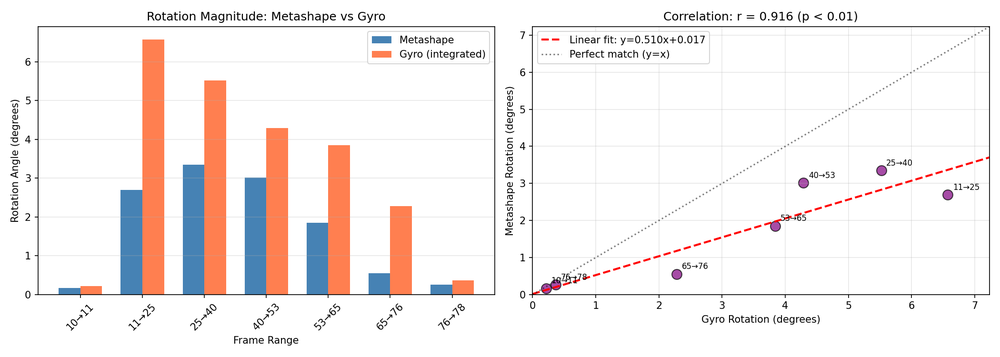
#> input picture 360_motion_from_sensors/gyro_metashape_correlation.png, 1000 x 357 px, shrunk from 2100 x 750 before the run
$ python -i motion_blur_detector.py   (imports and definitions only)   (older library calls are emulated)
#> lines starting #> are read from the running program, lines starting #| are printed output that depends on the picture; after the words box and inside, x2 and y2 are one past the last pixel; in counts of white or black regions, pixels touching at a corner belong together
#> further down, picture is the input picture: shape (357, 1000, 3); mean B, G, R 237.1, 238.2, 244.2
#!/usr/bin/env python3
"""
Motion Blur Detection Algorithms

Implements algorithms for detecting motion blur in images:
- Frequency Domain Analysis
- Edge Sharpness Analysis
- Blur Kernel Estimation
- Spectral Analysis
"""

import numpy as np
import cv2
from typing import Dict, Tuple
from scipy import ndimage
from scipy.fft import fft2, fftshift


class MotionBlurDetector:
    """Detects motion blur in images using multiple algorithms."""

    def __init__(self, verbose: bool = False):
        self.verbose = verbose

    def frequency_domain_blur(self, image: np.ndarray) -> float:
        """
        Detect blur using frequency domain analysis.

        Blurred images have less high-frequency content.

        Args:
            image: Input image (grayscale or color)

        Returns:
            Blur score (0-1, higher = more blurred)
        """
        # Convert to grayscale if needed
        if len(image.shape) == 3:
            gray = cv2.cvtColor(image, cv2.COLOR_BGR2GRAY)
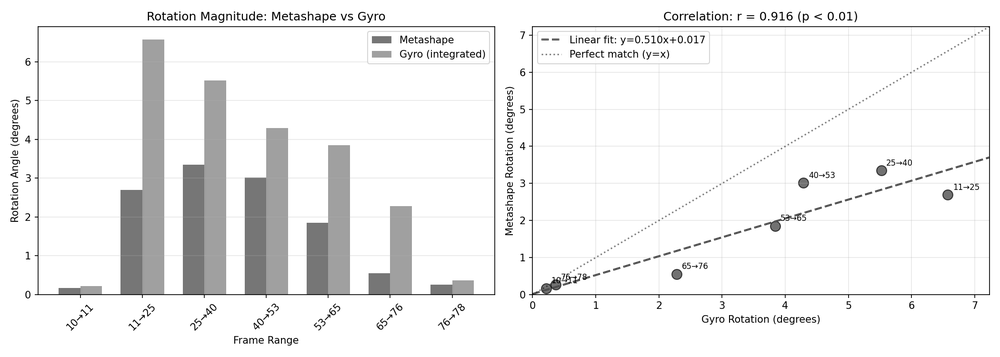
#> gray: shape (357, 1000); min 0, max 255, mean 239.9
        else:
            gray = image

        # Apply FFT
        f_transform = fft2(gray)
        f_shift = fftshift(f_transform)
        magnitude_spectrum = np.abs(f_shift)

        # Calculate center coordinates
        h, w = gray.shape
#> h = 357; w = 1000
        center_x, center_y = w // 2, h // 2
#> center_x = 500; center_y = 178

        # Create masks for different frequency regions
        y, x = np.ogrid[:h, :w]
#> y = 357 values from 0 to 356
        radius = np.sqrt((x - center_x)**2 + (y - center_y)**2)
        max_radius = min(h, w) // 2
#> max_radius = 178

        # Low frequency (center 20%)
        low_freq_mask = radius <= (max_radius * 0.2)
        # High frequency (outer 40%)
        high_freq_mask = radius >= (max_radius * 0.6)

        # Calculate energy in each region
        low_freq_energy = np.sum(magnitude_spectrum[low_freq_mask])
#> low_freq_energy = 478559160.6
        high_freq_energy = np.sum(magnitude_spectrum[high_freq_mask])
#> high_freq_energy = 2.53e+09
        total_energy = np.sum(magnitude_spectrum)
#> total_energy = 3.65e+09

        if total_energy == 0:
            return 1.0  # Maximum blur

        # Blur score based on frequency distribution
        low_freq_ratio = low_freq_energy / total_energy
#> low_freq_ratio = 0.131
        high_freq_ratio = high_freq_energy / total_energy
#> high_freq_ratio = 0.695

        # More blur = higher low freq ratio, lower high freq ratio
        blur_score = low_freq_ratio / (low_freq_ratio + high_freq_ratio + 1e-6)
#> blur_score = 0.159

        return min(blur_score * 2, 1.0)  # Amplify and cap at 1.0

    def edge_sharpness_analysis(self, image: np.ndarray) -> float:
        """
        Analyze edge sharpness to detect motion blur.

        Motion blur creates softer, wider edges.

        Args:
            image: Input image (grayscale or color)

        Returns:
            Blur score (0-1, higher = more blurred)
        """
        # Convert to grayscale if needed
        if len(image.shape) == 3:
            gray = cv2.cvtColor(image, cv2.COLOR_BGR2GRAY)
        else:
            gray = image

        # Detect edges using Canny
        edges = cv2.Canny(gray, 50, 150)
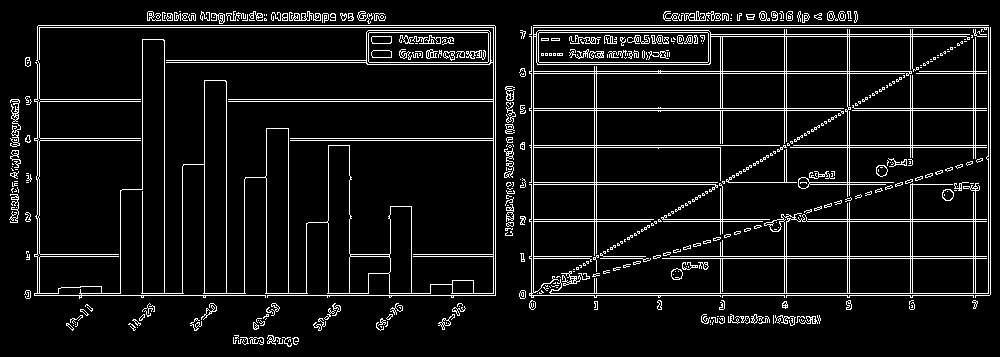
#> edges: shape (357, 1000); 8% white in thin lines or dots

        if np.sum(edges) == 0:
            return 1.0  # No edges detected = high blur

        # Calculate edge width by morphological operations
        kernel = np.ones((3, 3), np.uint8)

        # Dilate edges
        dilated = cv2.dilate(edges, kernel, iterations=2)
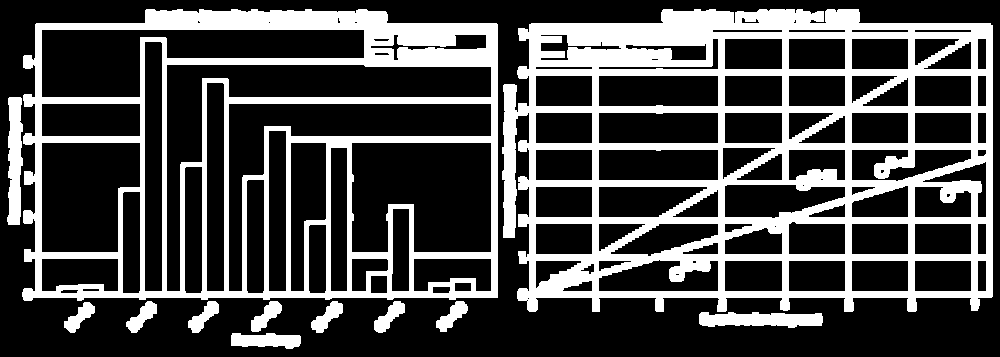
#> dilated: shape (357, 1000); 28.9% white; 12 white regions, largest, box (x1, y1, x2, y2) and area: (502, 9, 993, 312) 58505, (22, 9, 498, 301) 37627, (7, 97, 23, 225) 1589

        # Calculate ratio of dilated to original edge pixels
        original_edge_pixels = np.sum(edges > 0)
#> original_edge_pixels = 28499
        dilated_edge_pixels = np.sum(dilated > 0)
#> dilated_edge_pixels = 103348

        if original_edge_pixels == 0:
            return 1.0

        # Edge spreading ratio (higher = more blur)
        edge_spread_ratio = dilated_edge_pixels / original_edge_pixels
#> edge_spread_ratio = 3.63

        # Normalize and invert (we want blur score, not sharpness)
        blur_score = min((edge_spread_ratio - 1.0) / 2.0, 1.0)
#> blur_score = 1
        return max(blur_score, 0.0)

    def gradient_analysis(self, image: np.ndarray) -> float:
        """
        Analyze gradient characteristics to detect blur.

        Blurred images have weaker and more spread out gradients.

        Args:
            image: Input image (grayscale or color)

        Returns:
            Blur score (0-1, higher = more blurred)
        """
        # Convert to grayscale if needed
        if len(image.shape) == 3:
            gray = cv2.cvtColor(image, cv2.COLOR_BGR2GRAY)
        else:
            gray = image.astype(np.float32)

        # Calculate gradients
        grad_x = cv2.Sobel(gray, cv2.CV_32F, 1, 0, ksize=3)
        grad_y = cv2.Sobel(gray, cv2.CV_32F, 0, 1, ksize=3)
        magnitude = cv2.magnitude(grad_x, grad_y)
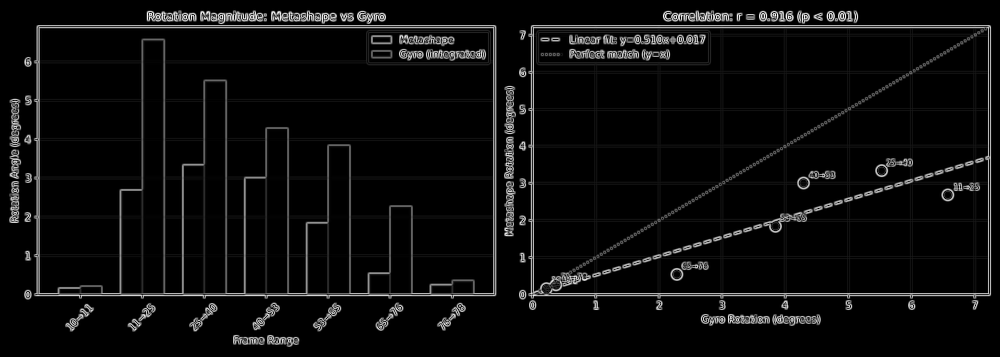
#> magnitude: shape (357, 1000) float32; min 0, max 1003, mean 48.7; drawn with min black and max white

        # Calculate gradient statistics
        mean_magnitude = np.mean(magnitude)
#> mean_magnitude = 48.66
        std_magnitude = np.std(magnitude)
#> std_magnitude = 146.7
        max_magnitude = np.max(magnitude)
#> max_magnitude = 1003

        if max_magnitude == 0:
            return 1.0  # No gradients = maximum blur

        # Blur characteristics:
        # - Lower mean magnitude
        # - Lower standard deviation (less variation)
        # - Lower max magnitude

        # Normalize metrics
        mean_score = 1.0 - min(mean_magnitude / 50.0, 1.0)  # Assuming 50 is a good sharp image threshold
#> mean_score = 0.0268
        std_score = 1.0 - min(std_magnitude / 30.0, 1.0)   # Assuming 30 is good variation threshold
#> std_score = 0

        # Combine scores
        blur_score = (mean_score + std_score) / 2.0
#> blur_score = 0.0134

        return blur_score

    def spectral_blur_detection(self, image: np.ndarray) -> float:
        """
        Detect blur using spectral analysis.

        Analyzes the power spectrum to identify blur characteristics.

        Args:
            image: Input image (grayscale or color)

        Returns:
            Blur score (0-1, higher = more blurred)
        """
        # Convert to grayscale if needed
        if len(image.shape) == 3:
            gray = cv2.cvtColor(image, cv2.COLOR_BGR2GRAY)
        else:
            gray = image

        # Apply window function to reduce edge effects
        h, w = gray.shape
#> h = 357; w = 1000
        window = np.outer(np.hanning(h), np.hanning(w))
        windowed = gray * window
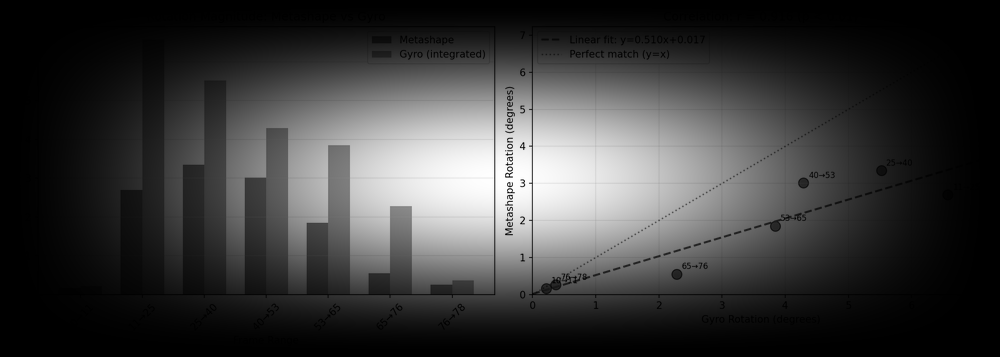
#> windowed: shape (357, 1000) float64; min 0, max 255, mean 59.5

        # Calculate power spectrum
        f_transform = fft2(windowed)
        power_spectrum = np.abs(f_transform) ** 2

        # Analyze spectral rolloff (frequency at which power drops significantly)
        # For 1D analysis, sum along one axis
        power_1d = np.sum(power_spectrum, axis=0)
#> power_1d = 1000 values, max 6.81e+14 at index 0, min 657842038.5 at index 489, mean 1.07e+12

        # Find spectral centroid (center of mass of spectrum)
        freqs = np.arange(len(power_1d))
#> freqs = 1000 values from 0 to 999
        spectral_centroid = np.sum(freqs * power_1d) / (np.sum(power_1d) + 1e-6)
#> spectral_centroid = 180.8

        # Normalize by Nyquist frequency
        normalized_centroid = spectral_centroid / (len(power_1d) / 2)
#> normalized_centroid = 0.362

        # Lower centroid indicates more low-frequency content (more blur)
        blur_score = 1.0 - min(normalized_centroid * 2, 1.0)
#> blur_score = 0.277

        return max(blur_score, 0.0)

    def kernel_estimation_blur(self, image: np.ndarray) -> float:
        """
        Estimate motion blur by analyzing potential blur kernels.

        Attempts to estimate the characteristics of motion blur kernel.

        Args:
            image: Input image (grayscale or color)

        Returns:
            Blur score (0-1, higher = more blurred)
        """
        # Convert to grayscale if needed
        if len(image.shape) == 3:
            gray = cv2.cvtColor(image, cv2.COLOR_BGR2GRAY)
        else:
            gray = image

        # Apply Laplacian to enhance edges
        laplacian = cv2.Laplacian(gray, cv2.CV_64F)
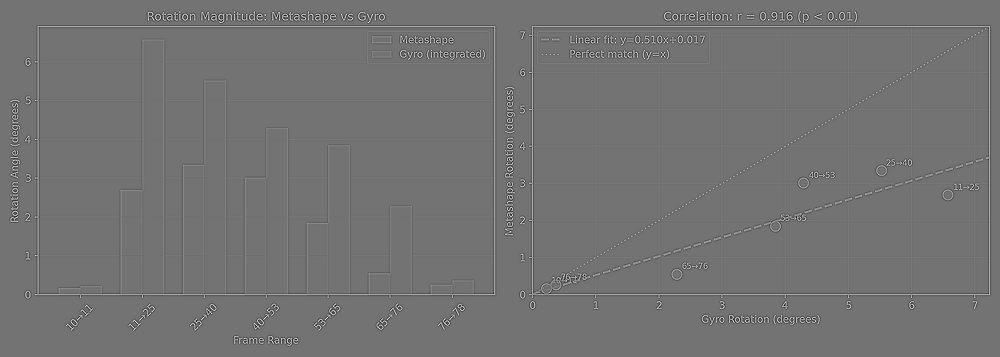
#> laplacian: shape (357, 1000) float64; min -636, max 774, mean 0; drawn with min black and max white

        # Calculate variance of Laplacian (sharp images have high variance)
        laplacian_var = np.var(laplacian)
#> laplacian_var = 3606.8

        # Apply different directional filters to detect motion direction
        # Horizontal motion blur detection
        h_kernel = np.array([[-1, -1, -1], [2, 2, 2], [-1, -1, -1]], dtype=np.float32)
        h_response = cv2.filter2D(gray, cv2.CV_32F, h_kernel)
        h_energy = np.sum(h_response ** 2)
#> h_energy = 3.9e+09

        # Vertical motion blur detection
        v_kernel = np.array([[-1, 2, -1], [-1, 2, -1], [-1, 2, -1]], dtype=np.float32)
        v_response = cv2.filter2D(gray, cv2.CV_32F, v_kernel)
        v_energy = np.sum(v_response ** 2)
#> v_energy = 3.34e+09

        # Diagonal motion blur detection
        d1_kernel = np.array([[2, -1, -1], [-1, 2, -1], [-1, -1, 2]], dtype=np.float32)
        d1_response = cv2.filter2D(gray, cv2.CV_32F, d1_kernel)
        d1_energy = np.sum(d1_response ** 2)
#> d1_energy = 958665280

        d2_kernel = np.array([[-1, -1, 2], [-1, 2, -1], [2, -1, -1]], dtype=np.float32)
        d2_response = cv2.filter2D(gray, cv2.CV_32F, d2_kernel)
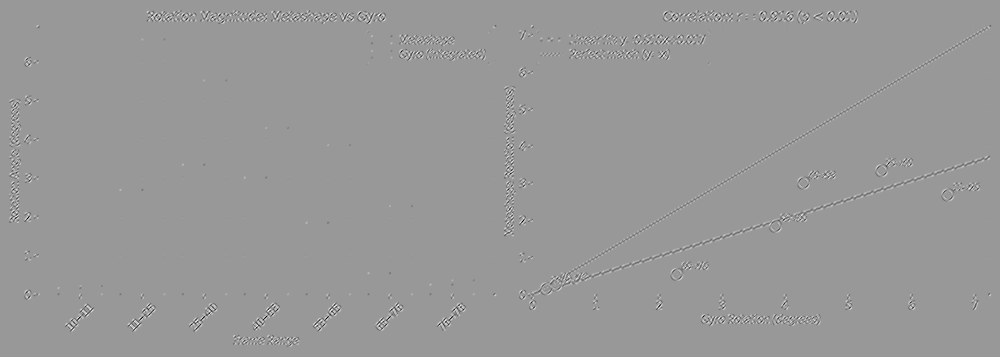
#> d2_response: shape (357, 1000) float32; min -1074, max 721, mean 0; drawn with min black and max white
        d2_energy = np.sum(d2_response ** 2)
#> d2_energy = 983339456

        # Total directional energy
        total_directional = h_energy + v_energy + d1_energy + d2_energy
#> total_directional = 9.18e+09

        # Blur score based on low Laplacian variance and high directional response
        if laplacian_var > 0:
            # Normalize by image size
            normalized_var = laplacian_var / (gray.shape[0] * gray.shape[1])
#> normalized_var = 0.0101
            normalized_directional = total_directional / (gray.shape[0] * gray.shape[1])
#> normalized_directional = 25714.1

            # Sharp images have high Laplacian variance, low directional response
            blur_score = normalized_directional / (normalized_var + normalized_directional + 1e-6)
#> blur_score = 1
            return min(blur_score, 1.0)

        return 1.0  # If no variance, assume maximum blur

    def analyze_motion_blur(self, image: np.ndarray) -> Dict[str, float]:
        """
        Analyze image for motion blur using all available methods.

        Args:
            image: Input image (grayscale or color)

        Returns:
            Dictionary with all motion blur metrics
        """
        metrics = {
            'frequency_blur': self.frequency_domain_blur(image),
            'edge_blur': self.edge_sharpness_analysis(image),
            'gradient_blur': self.gradient_analysis(image),
            'spectral_blur': self.spectral_blur_detection(image),
            'kernel_blur': self.kernel_estimation_blur(image)
        }
#> metrics = {'frequency_blur': 0.318, 'edge_blur': 1, 'gradient_blur': 0.0134, 'spectral_blur': 0.277, 'kernel_blur': 1}

        # Calculate combined blur score (weighted average)
        weights = {
            'frequency_blur': 0.3,
            'edge_blur': 0.25,
            'gradient_blur': 0.2,
            'spectral_blur': 0.15,
            'kernel_blur': 0.1
        }

        # Calculate weighted score
        combined_blur = sum(metrics[key] * weights[key] for key in weights)
#> combined_blur = 0.489
        metrics['combined_blur'] = combined_blur * 100  # Scale to 0-100

        if self.verbose:
            print(f"Motion Blur Analysis:")
            for metric, value in metrics.items():
                print(f"  {metric}: {value:.2f}")

        return metrics

>>> import cv2
>>> picture = cv2.imread('../../360_motion_from_sensors/gyro_metashape_correlation.png')
>>> result = MotionBlurDetector().analyze_motion_blur(picture)
#> result = {'frequency_blur': 0.318, 'edge_blur': 1, 'gradient_blur': 0.0134, 'spectral_blur': 0.277, 'kernel_blur': 1, 'combined_blur': 48.95}
